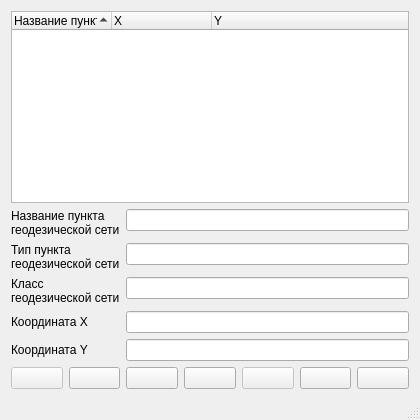
<?xml version="1.0" encoding="UTF-8"?>
<ui version="4.0">
 <class>DialogGeodesicBase</class>
 <widget class="QDialog" name="DialogGeodesicBase">
  <property name="geometry">
   <rect>
    <x>0</x>
    <y>0</y>
    <width>420</width>
    <height>420</height>
   </rect>
  </property>
  <property name="windowTitle">
   <string>Сведения о геодезической основе</string>
  </property>
  <property name="windowIcon">
   <iconset resource="..\resources.qrc">
    <normaloff>:/plugins/openland/icons/geoshema.png</normaloff>:/plugins/openland/icons/geoshema.png</iconset>
  </property>
  <property name="sizeGripEnabled">
   <bool>true</bool>
  </property>
  <property name="modal">
   <bool>true</bool>
  </property>
  <layout class="QVBoxLayout" name="verticalLayout">
   <item>
    <widget class="QTreeWidget" name="treeWidget">
     <property name="sortingEnabled">
      <bool>true</bool>
     </property>
     <column>
      <property name="text">
       <string>Название пункта</string>
      </property>
     </column>
     <column>
      <property name="text">
       <string>X</string>
      </property>
     </column>
     <column>
      <property name="text">
       <string>Y</string>
      </property>
     </column>
    </widget>
   </item>
   <item>
    <layout class="QFormLayout" name="formLayout">
     <property name="fieldGrowthPolicy">
      <enum>QFormLayout::AllNonFixedFieldsGrow</enum>
     </property>
     <item row="0" column="0">
      <widget class="QLabel" name="label">
       <property name="text">
        <string>Название пункта&lt;br /&gt;геодезической сети</string>
       </property>
      </widget>
     </item>
     <item row="0" column="1">
      <widget class="QLineEdit" name="lineEditPName">
       <property name="inputMethodHints">
        <set>Qt::ImhNone</set>
       </property>
       <property name="inputMask">
        <string/>
       </property>
      </widget>
     </item>
     <item row="1" column="0">
      <widget class="QLabel" name="label_2">
       <property name="text">
        <string>Тип пункта&lt;br /&gt;геодезической сети</string>
       </property>
      </widget>
     </item>
     <item row="1" column="1">
      <widget class="QLineEdit" name="lineEditPKind">
       <property name="inputMethodHints">
        <set>Qt::ImhNone</set>
       </property>
      </widget>
     </item>
     <item row="2" column="0">
      <widget class="QLabel" name="label_3">
       <property name="text">
        <string>Класс&lt;br /&gt;геодезической сети</string>
       </property>
      </widget>
     </item>
     <item row="2" column="1">
      <widget class="QLineEdit" name="lineEditPKlass">
       <property name="inputMask">
        <string/>
       </property>
      </widget>
     </item>
     <item row="3" column="0">
      <widget class="QLabel" name="label_4">
       <property name="text">
        <string>Координата Х</string>
       </property>
      </widget>
     </item>
     <item row="3" column="1">
      <widget class="QLineEdit" name="lineEditOrdX"/>
     </item>
     <item row="4" column="0">
      <widget class="QLabel" name="label_5">
       <property name="text">
        <string>Координата Y</string>
       </property>
      </widget>
     </item>
     <item row="4" column="1">
      <widget class="QLineEdit" name="lineEditOrdY"/>
     </item>
    </layout>
   </item>
   <item>
    <layout class="QHBoxLayout" name="horizontalLayout">
     <item>
      <widget class="QPushButton" name="pushButtonSelect">
       <property name="enabled">
        <bool>false</bool>
       </property>
       <property name="toolTip">
        <string>Выбрать пункт геодезической сети</string>
       </property>
       <property name="statusTip">
        <string/>
       </property>
       <property name="whatsThis">
        <string/>
       </property>
       <property name="text">
        <string/>
       </property>
       <property name="icon">
        <iconset resource="..\resources.qrc">
         <normaloff>:/plugins/openland/icons/symbol_check.png</normaloff>:/plugins/openland/icons/symbol_check.png</iconset>
       </property>
       <property name="autoDefault">
        <bool>false</bool>
       </property>
       <property name="default">
        <bool>true</bool>
       </property>
      </widget>
     </item>
     <item>
      <widget class="QPushButton" name="pushButtonAdd">
       <property name="toolTip">
        <string>Добавить пункт геодезической сети</string>
       </property>
       <property name="text">
        <string extracomment="Добавить"/>
       </property>
       <property name="icon">
        <iconset resource="..\resources.qrc">
         <normaloff>:/plugins/openland/icons/symbol_add.png</normaloff>:/plugins/openland/icons/symbol_add.png</iconset>
       </property>
       <property name="autoDefault">
        <bool>false</bool>
       </property>
      </widget>
     </item>
     <item>
      <widget class="QPushButton" name="pushButtonEdit">
       <property name="toolTip">
        <string>Редактировать атрибуты пункта геодезической сети</string>
       </property>
       <property name="text">
        <string extracomment="Редактировать"/>
       </property>
       <property name="icon">
        <iconset resource="..\resources.qrc">
         <normaloff>:/plugins/openland/icons/edit.png</normaloff>:/plugins/openland/icons/edit.png</iconset>
       </property>
       <property name="autoDefault">
        <bool>false</bool>
       </property>
      </widget>
     </item>
     <item>
      <widget class="QPushButton" name="pushButtonDel">
       <property name="toolTip">
        <string>Удалить пункт геодезической сети</string>
       </property>
       <property name="text">
        <string extracomment="Удалить"/>
       </property>
       <property name="icon">
        <iconset resource="..\resources.qrc">
         <normaloff>:/plugins/openland/icons/symbol_remove.png</normaloff>:/plugins/openland/icons/symbol_remove.png</iconset>
       </property>
       <property name="autoDefault">
        <bool>false</bool>
       </property>
      </widget>
     </item>
     <item>
      <widget class="QPushButton" name="pushButtonSave">
       <property name="enabled">
        <bool>false</bool>
       </property>
       <property name="toolTip">
        <string>Сохранить атрибуты пункта геодезической сети</string>
       </property>
       <property name="text">
        <string extracomment="Сохранить"/>
       </property>
       <property name="icon">
        <iconset resource="..\resources.qrc">
         <normaloff>:/plugins/openland/icons/save.png</normaloff>:/plugins/openland/icons/save.png</iconset>
       </property>
       <property name="autoDefault">
        <bool>false</bool>
       </property>
      </widget>
     </item>
     <item>
      <widget class="QPushButton" name="pushButtonRefresh">
       <property name="toolTip">
        <string>Обновить атрибуты пункта геодезической сети</string>
       </property>
       <property name="text">
        <string extracomment="Обновить"/>
       </property>
       <property name="icon">
        <iconset resource="..\resources.qrc">
         <normaloff>:/plugins/openland/icons/refresh.png</normaloff>:/plugins/openland/icons/refresh.png</iconset>
       </property>
       <property name="autoDefault">
        <bool>false</bool>
       </property>
      </widget>
     </item>
     <item>
      <widget class="QPushButton" name="pushButtonClose">
       <property name="toolTip">
        <string>Закрыть окно</string>
       </property>
       <property name="text">
        <string extracomment="Закрыть"/>
       </property>
       <property name="icon">
        <iconset resource="..\resources.qrc">
         <normaloff>:/plugins/openland/icons/close.png</normaloff>:/plugins/openland/icons/close.png</iconset>
       </property>
       <property name="autoDefault">
        <bool>false</bool>
       </property>
      </widget>
     </item>
    </layout>
   </item>
   <item>
    <widget class="QLabel" name="labelMessage">
     <property name="text">
      <string/>
     </property>
    </widget>
   </item>
  </layout>
 </widget>
 <tabstops>
  <tabstop>treeWidget</tabstop>
  <tabstop>lineEditPName</tabstop>
  <tabstop>lineEditPKind</tabstop>
  <tabstop>lineEditPKlass</tabstop>
  <tabstop>lineEditOrdX</tabstop>
  <tabstop>lineEditOrdY</tabstop>
  <tabstop>pushButtonSelect</tabstop>
  <tabstop>pushButtonAdd</tabstop>
  <tabstop>pushButtonEdit</tabstop>
  <tabstop>pushButtonDel</tabstop>
  <tabstop>pushButtonSave</tabstop>
  <tabstop>pushButtonRefresh</tabstop>
  <tabstop>pushButtonClose</tabstop>
 </tabstops>
 <resources>
  <include location="..\resources.qrc"/>
 </resources>
 <connections/>
</ui>
